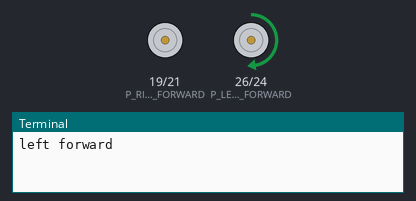
Recording of a program running on a simulated Raspberry Pi (header pin numbers). Shown: motor-driver pin pairs drawn as motors (green arrow = first pin HIGH = forward, orange = second pin HIGH = backward, longer = more drive), the last lines printed to the terminal. At 16.0 s the program stops and its outputs stay as they are.

Above: at 0.1 s.
At 4.1 s:
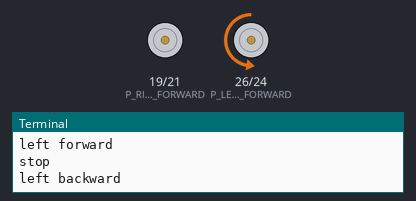
At 8.1 s:
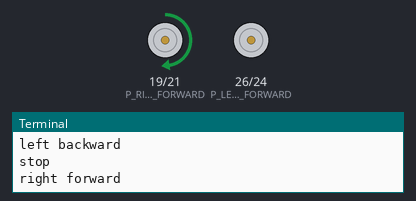
At 15.1 s:
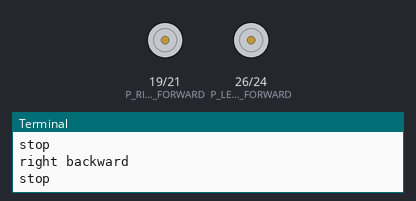
Timing chart, 0 to 16.6 s (numbered marks = the images above):
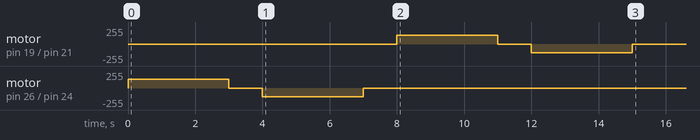

The program:

Motor1.py
```python
import RPi.GPIO as GPIO
import time

# Motor pins
P_LEFT_FORWARD = 26
P_LEFT_BACKWARD = 24
P_RIGHT_FORWARD = 19
P_RIGHT_BACKWARD = 21

MOTOR_PWM_FREQ = 30  # PWM frequency (Hz)

# Use physical pin numbers
GPIO.setmode(GPIO.BOARD)
GPIO.setwarnings(False)

# Left motor
GPIO.setup(P_LEFT_FORWARD, GPIO.OUT)
pwm_left_forward = GPIO.PWM(P_LEFT_FORWARD, MOTOR_PWM_FREQ)
pwm_left_forward.start(0)
GPIO.setup(P_LEFT_BACKWARD, GPIO.OUT)
pwm_left_backward = GPIO.PWM(P_LEFT_BACKWARD, MOTOR_PWM_FREQ)
pwm_left_backward.start(0)

# Right motor
GPIO.setup(P_RIGHT_FORWARD, GPIO.OUT)
pwm_right_forward = GPIO.PWM(P_RIGHT_FORWARD, MOTOR_PWM_FREQ)
pwm_right_forward.start(0)
GPIO.setup(P_RIGHT_BACKWARD, GPIO.OUT)
pwm_right_backward = GPIO.PWM(P_RIGHT_BACKWARD, MOTOR_PWM_FREQ)
pwm_right_backward.start(0)

print "left forward"
pwm_left_forward.ChangeDutyCycle(50);
time.sleep(3)
print "stop"
pwm_left_forward.ChangeDutyCycle(0);
time.sleep(1)

print "left backward"
pwm_left_backward.ChangeDutyCycle(50);
time.sleep(3)
print "stop"
pwm_left_backward.ChangeDutyCycle(0);
time.sleep(1)

print "right forward"
pwm_right_forward.ChangeDutyCycle(50);
time.sleep(3)
print "stop"
pwm_right_forward.ChangeDutyCycle(0);
time.sleep(1)

print "right backward"
pwm_right_backward.ChangeDutyCycle(50);
time.sleep(3)
print "stop"
pwm_right_backward.ChangeDutyCycle(0);
time.sleep(1)

print "All done"
```

Measured:
- by itself, motor on pin 26 (P_LEFT_FORWARD) / pin 24 (P_LEFT_BACKWARD): stopped → forward 128/255 at 0.00 s, → stopped 3.0 s later, → backward 128/255 1.0 s later, → stopped 3.0 s later
- by itself, motor on pin 19 (P_RIGHT_FORWARD) / pin 21 (P_RIGHT_BACKWARD): stopped → forward 128/255 at 8.0 s, → stopped 3.0 s later, → backward 128/255 1.0 s later, → stopped 3.0 s later
